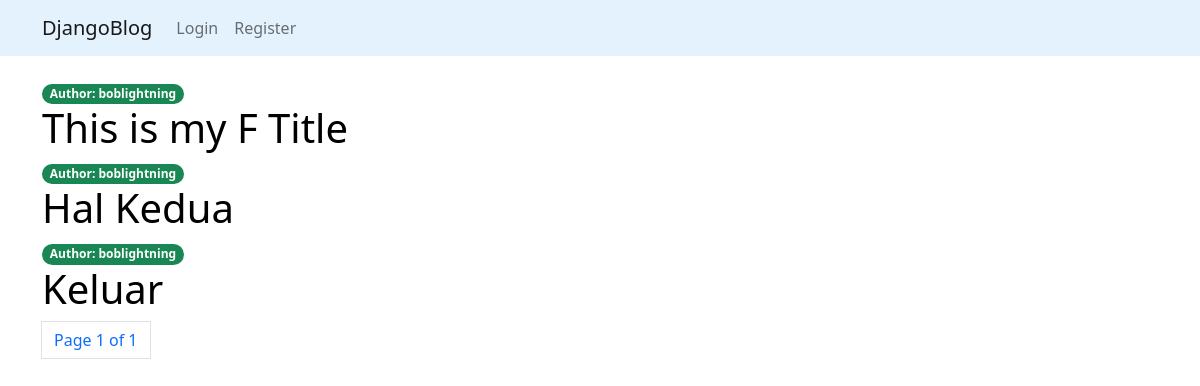
Before: / with the older database file.
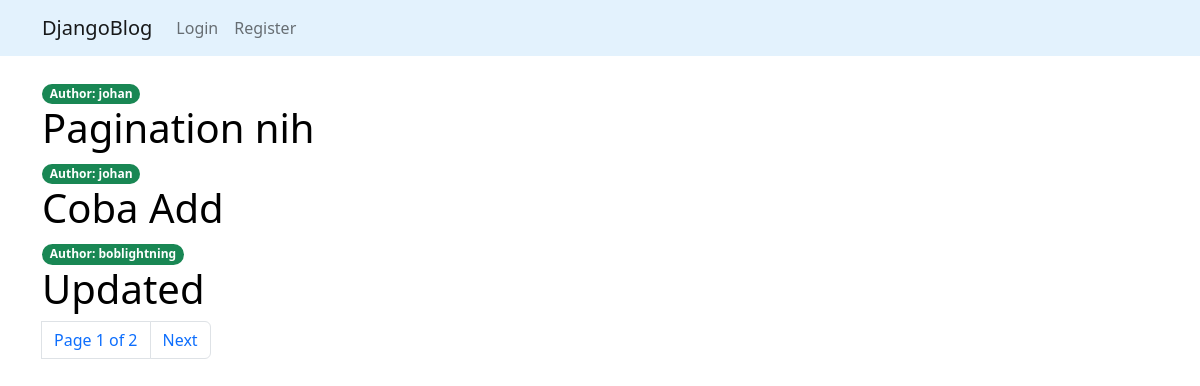
After: the same page with the newer database file.
### articles/models.py (models this page shows, shortened)
class Article(models.Model):
    title = models.CharField(max_length=200)
    description = models.TextField()
    slug = models.SlugField(max_length=100, unique=True)
    published = models.DateTimeField(auto_now_add=True)
    author = models.ForeignKey(User, on_delete=models.CASCADE)

### articles/views.py (the view)
# urls.py: path('', article_list, name = 'article_list'),
def article_list(request):
    article_list = Article.objects.all().order_by('-published')
    paginator = Paginator(article_list, 3)
    page = request.GET.get('page')
    try:
        article = paginator.page(page)
    except PageNotAnInteger:
        article = paginator.page(1)
    except EmptyPage:
        article = paginator.page(paginator.num_pages)
    return render(request, 'articles.html', {'article_list':article, 'page':page})

### articles/templates/articles.html (shortened to what this page needs)
    {% extends 'base.html' %}
    {% block body %}
    <div class="container mt-4">
        {% for article in article_list %}
            <span class="badge rounded-pill bg-success"> Author: {{article.author}}</span>
            <h1><a class="link-style" href="{% url 'article_details' article.slug %}">{{article.title}}</a></h1>
        {% endfor %}
        {% include 'account/pagination.html' with page=article_list %}
    </div>
    {% endblock  %}

### articles/templates/base.html (shortened to what this page needs)
<!DOCTYPE html>
<html lang="en">
<head>
<link href="https://cdn.jsdelivr.net/npm/bootstrap@5.2.1/dist/css/bootstrap.min.css" rel="stylesheet">
    {% include 'navbar.html' %}
</head>
<body>
    {% block body %}
    {% endblock %}
</body>
</html>

### articles/templates/navbar.html (shortened to what this page needs)
<nav class="navbar navbar-expand-lg" style="background-color: #e3f2fd;">
    <div class="container">
      <a class="navbar-brand" href="{% url 'article_list' %}">DjangoBlog</a>
      <div class="collapse navbar-collapse" id="navbarNavDropdown">
        <ul class="navbar-nav">
          {% if request.user.is_authenticated %}
          <li class="nav-item mx-5">
            <a class="nav-link disabled">Welcome, {{request.user.username}}</a>
          </li>
          <li class="nav-item">
            <a class="nav-link active" aria-current="page" href="{% url 'article_list' %}">Home</a>
          </li>
          <li class="nav-item">
            <a class="nav-link" href="{% url 'article_form' %}">Add Article</a>
          </li>
          <li class="nav-item">
            <a class="nav-link" href="{% url 'logout' %}">Logout</a>
          </li>
          <li class="nav-item dropdown">
            <a class="nav-link dropdown-toggle" href="#" role="button" data-bs-toggle="dropdown" aria-expanded="false">
              Profile
            </a>
            <ul class="dropdown-menu">
              <li><a class="dropdown-item" href="{% url 'password-change' %}">Change Password</a></li>
            </ul>
          </li>
            {% else %}
            <li class="nav-item">
                <a class="nav-link" href="{% url 'login' %}">Login</a>
            </li>
            <li class="nav-item">
                <a class="nav-link" href="{% url 'register' %}">Register</a>
              </li>
            {% endif %}
        </ul>
      </div>
    </div>
  </nav>

### articles/templates/account/pagination.html (shortened to what this page needs)
<nav aria-label="page nabigation example">
    <ul class="pagination">
        <li class="page-item">
            <a class="page-link">Page {{page.number}} of {{page.paginator.num_pages}}</a>
        </li>
        <li class="page-item">
            {% if page.has_next %}
                <a class="page-link" href="?page={{page.next_page_number}}">Next</a>
            {% endif %}
        </li>
    </ul>
</nav>

### articles/templates/articles.html (style rules this page uses)
.link-style { text-decoration: none; color: black; }

Changed rows visible on the page:
no longer on this page (row unchanged): Article: author "boblightning", title "This is my F Title"
no longer on this page (row unchanged): Article: author "boblightning", title "Hal Kedua"
removed Article: author "boblightning", title "Keluar"
added Article: author "johan", title "Pagination nih"
added Article: author "johan", title "Coba Add"
added Article: author "boblightning", title "Updated"
Other visible differences:
{{ page.paginator.num_pages }}: "1" → "2"
text now shown: "Next"
